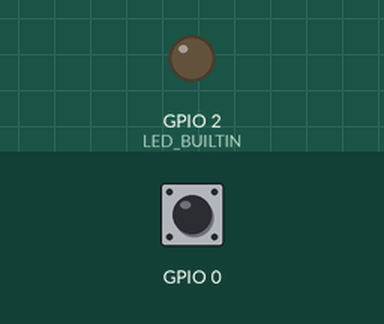
Recording of a sketch running on a simulated ESP32. Parts: output pins drawn as LEDs (lit = HIGH). The inputs (shaded band) are chosen by the test bench; at power-on: GPIO 0 LOW. Random numbers use the default seed unless the sketch sets one.

Above: at 1.2 s.
1.3 s: GPIO 0 pulsed HIGH 2 times (0.12 s each, 0.3 s apart)
At 2.4 s:
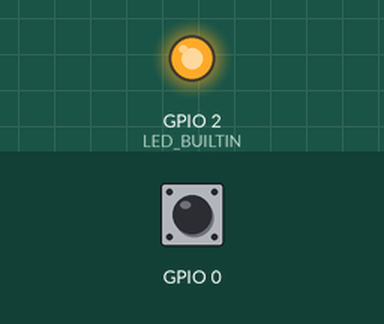
3.4 s: GPIO 0 driven HIGH
At 4.1 s:
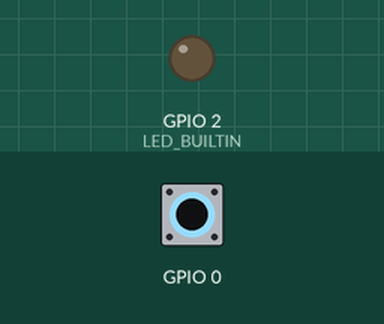
4.9 s: GPIO 0 driven LOW
At 5.3 s:
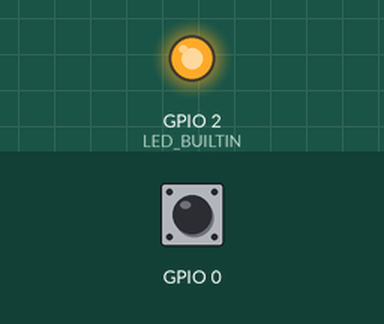
Timing chart, 0 to 7.9 s (numbered marks = the images above; inputs shaded):
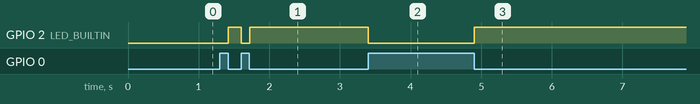

Measured:
- after the input at 1.3 s, GPIO 2 (LED_BUILTIN): LOW → HIGH after 0.12 s, → LOW 0.18 s later, → HIGH 0.12 s later
- after the input at 3.4 s, GPIO 2 (LED_BUILTIN): HIGH → LOW at once
- after the input at 4.9 s, GPIO 2 (LED_BUILTIN): LOW → HIGH at once

The sketch:

write.ino
```cpp
#include <HardwareSerial.h>
int data[] = {43,32,32,49,51,46,49,52,50,50,53,32,32,32,32,13,10,10};

int state = 0;
int last_state = 0;

void setup() {
  Serial1.begin(9600,SERIAL_7E1,18,17);
  Serial.begin(9600);
  pinMode(0, INPUT);
  pinMode(LED_BUILTIN, OUTPUT);
}

void loop() {
  int state = digitalRead(0);

  if (state != last_state){
    if (state == LOW){
      send_data();
      // Serial.println("OK");
      digitalWrite(LED_BUILTIN, HIGH);
    }
    else {
      digitalWrite(LED_BUILTIN, LOW);
    }
    delay(50);
  }
  last_state = state;
}
void send_data(){
  data[3]=random(48,57);data[4]=random(48,57);
  data[6]=random(48,57);data[7]=random(48,57);data[8]=random(48,57);data[9]=random(48,57);data[10]=random(48,57);

  for(int i = 0;i<18;i++){
    Serial1.write(data[i]);
  }

}
```
